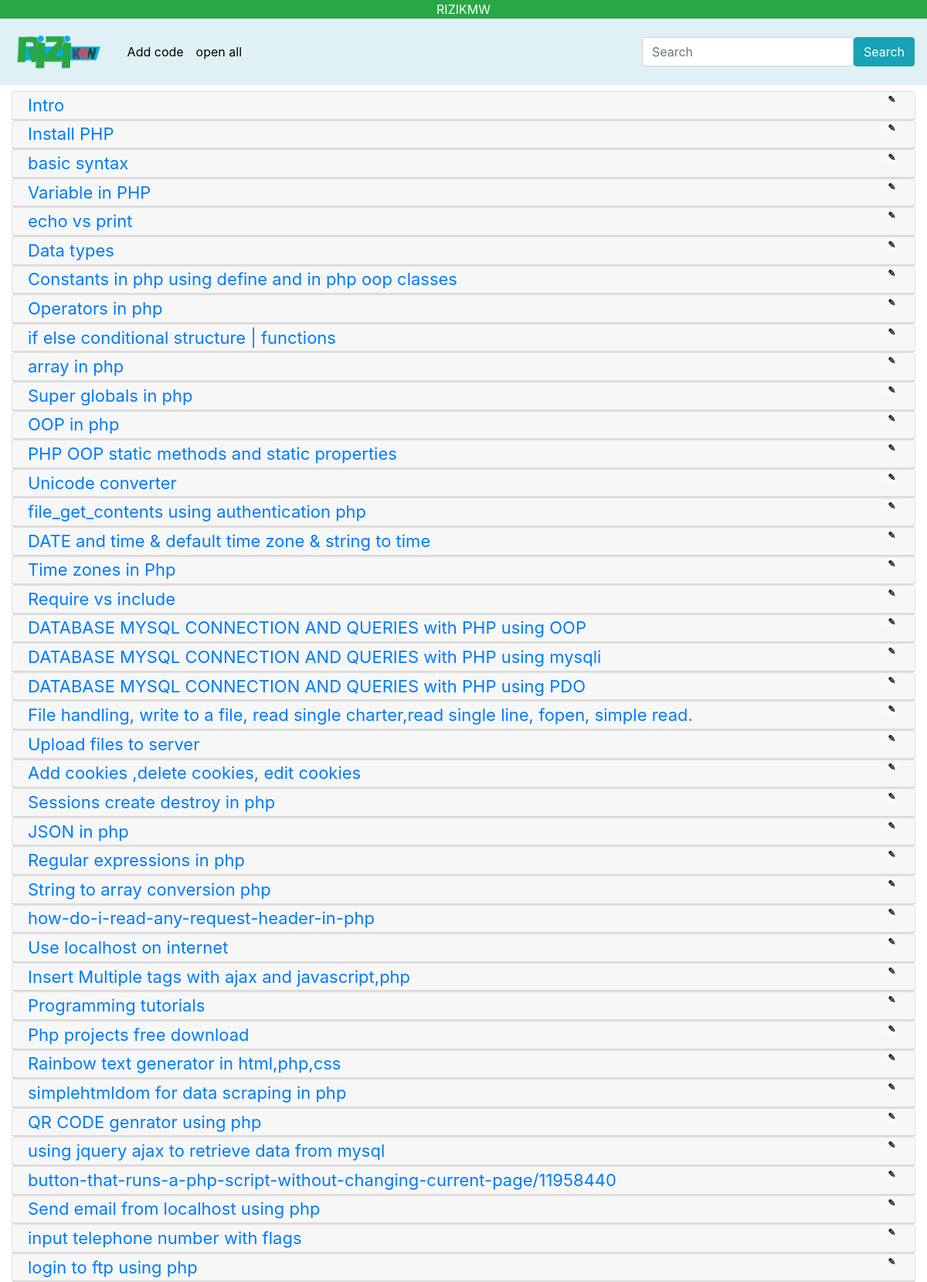
The page /pkdb/category_view/1 (upper part) on the database its author committed.
### tables this page shows
CREATE TABLE `pkdb` (
  `id` int(10) NOT NULL,
  `title` varchar(2000) NOT NULL,
  `code` text NOT NULL,
  `category` int(100) DEFAULT NULL,
  `date_time` timestamp NOT NULL DEFAULT current_timestamp()
);

### application/controllers/pkdb.php (called while the page is built, shortened)
<?php
class pkdb extends CI_Controller {
	function __construct(){
        $this->load->model('upload');
        $this->load->helper('url');
        $this->load->helper('form');
        $this->load->library('session');
    }
    public function category_view($cat){
        $query=$this->db->query("SELECT * FROM categories where id=$cat ORDER BY `categories`.`id`");
        $data['categories_data']=$query->row_array();
        $query=$this->db->query("SELECT * FROM pkdb WHERE category=$cat");
        $data['code_data']=$query->result_array();
        $this->load->view('category_view',$data);
  }
}

### index.php (called while the page is built, shortened)
<?php
require_once BASEPATH.'core/CodeIgniter.php';

### application/views/category_view.php (the view, shortened to what this page needs)
<!DOCTYPE html>
<html lang="en-US">
  <head>
    <link rel="stylesheet" href="https://maxcdn.bootstrapcdn.com/bootstrap/4.3.1/css/bootstrap.min.css">
  </head>
  </head>
  <body>
    <div class="bg-success">
      <a class="" href="index.php" style="cursor: help; text-decoration: none;">
        <p class="text-white text-center headings" style="margin-bottom: 0px;">RIZIKMW</p>
      </a>
    </div>
    <nav class="navbar navbar-expand-lg navigation">
      <a class="navbar-brand" href="<?php echo base_url()?>"><img src="<?php echo base_url()?>assets/images/logo.png"  height="60px" /></a>
      <div class="collapse navbar-collapse" id="navb">
        <ul class="navbar-nav mr-auto">
          <li class="nav-item">
            <a class="nav-link" href="javascript:void(0)" data-toggle="modal" data-target="#add_code_modal">Add code</a>
          </li>
          <li class="nav-item">
            <a href="javascript:void(0)" class="nav-link" id="open_all_accordians">open all</a>
          </li>
        </ul>
        <form class="form-inline my-2 my-lg-0">
          <input class="form-control mr-s" type="text" placeholder="Search">
          <button class="btn btn-info my-2 my-sm-0" type="button">Search</button>
        </form>
      </div>
    </nav>
    <div class="container-fluid ">
          <div class="row mt-2">
            <div class="col-sm-12">
              <div id="accordion">
                <?php
                 if(!empty($code_data)){
                  foreach($code_data as $row){
                ?>
               <div class="card">
                  <div class="card-header">
                    <a class="card-link" style="display: block;display: block;float: left;width: 80%;" data-toggle="collapse" href="#id_<?php echo $row['id']?>">
                      <?php echo $row['title']?>
                    </a>
                    <span style="float:right;" class="badge badge-light edit_button" data-toggle="modal" data-target="#edit_code_modal" data-id="<?php echo $row['id'];?>" >&#9998;</span>
                  </div>
                </div>
                <?php
                    }
                  }
                ?>
              </div>
            </div>
          </div>
      </div>
  </body>
</html>

### application/views/category_view.php (style rules this page uses)
.navigation { background-color: #e0f1f5; }
.nav-link { color:black; padding-top: 0; padding-bottom: 0; }
.card-header { padding: .05rem 1.25rem; }
.card-link { font-size: 22px; }
.edit_button { cursor: pointer; }

### rows shown on the page
pkdb: title "Intro"
pkdb: title "Install PHP"
pkdb: title "basic syntax"
pkdb: title "Variable in PHP"
pkdb: title "echo vs print"
pkdb: title "Data types"
pkdb: title "Constants in php using define and in php oop classes"
pkdb: title "Operators in php"
pkdb: title "if else conditional structure | functions"
pkdb: title "array in php"
pkdb: title "Super globals in php"
pkdb: title "OOP in php"
pkdb: title "PHP OOP static methods and static properties"
pkdb: title "Unicode converter"
pkdb: title "file_get_contents using authentication php"
pkdb: title "DATE and time & default time zone & string to time"
pkdb: title "Time zones in Php"
pkdb: title "Require vs include"
pkdb: title "DATABASE MYSQL CONNECTION AND QUERIES with PHP using OOP"
pkdb: title "DATABASE MYSQL CONNECTION AND QUERIES with PHP using mysqli"
pkdb: title "DATABASE MYSQL CONNECTION AND QUERIES with PHP using PDO"
pkdb: title "File handling, write to a file, read single charter,read single line, fopen, simple read."
pkdb: title "Upload files to server"
pkdb: title "Add cookies ,delete cookies, edit cookies"
pkdb: title "Sessions create destroy in php"
pkdb: title "JSON in php"
pkdb: title "Regular expressions in php"
pkdb: title "String to array conversion php"
pkdb: title "how-do-i-read-any-request-header-in-php"
pkdb: title "Use localhost on internet"
pkdb: title "Insert Multiple tags with ajax and javascript,php"
pkdb: title "Programming tutorials"
pkdb: title "Php projects free download"
pkdb: title "Rainbow text generator in html,php,css"
pkdb: title "simplehtmldom for data scraping in php"
pkdb: title "QR CODE genrator using php"
pkdb: title "using jquery ajax to retrieve data from mysql"
pkdb: title "button-that-runs-a-php-script-without-changing-current-page/11958440"
pkdb: title "Send email from localhost using php"
pkdb: title "input telephone number with flags"
pkdb: title "login to ftp using php"
